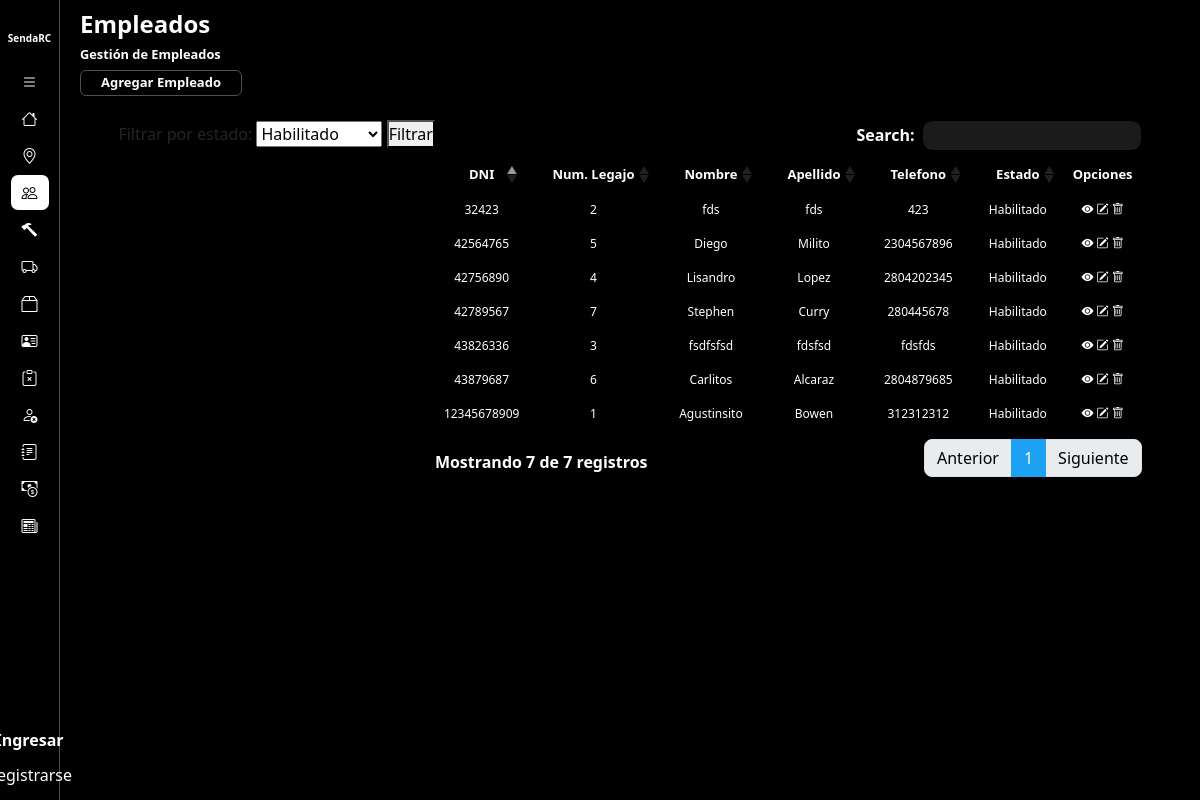
Page /gestionEmpleado/ on the committed database.
### core/models.py (models this page shows, shortened)
class Empleado(models.Model):
    numDNI = models.CharField(unique=True,max_length=10)
    nombre = models.CharField(max_length=50)
    apellido = models.CharField(max_length=50)
    telefono = models.CharField(max_length=10)
    email = models.EmailField(max_length=254)
    sueldo = models.IntegerField()
    localidad = models.ForeignKey(Localidad, on_delete=models.DO_NOTHING)
    activo = models.BooleanField(default=True)
    sueldo_basico = 58000
    objects = EmpleadoManager()
    habilitados = EmpleadoManager(True)
    deshabilitados = EmpleadoManager(False)
    def getEstado(self):
        if self.activo == True:
            return "Habilitado"
        else:
            return "Deshabilitado"

### core/views.py (the view)
# urls.py: path('gestionEmpleado/', gestionEmpleado.as_view(), name = 'gestionEmpleado'),
class gestionEmpleado(ListView):
    model = Empleado
    template_name = 'empleado/gestionEmpleados.html'
    context_object_name = 'empleados'
    def get_context_data(self, **kwargs):
        context = super().get_context_data(**kwargs)
        context['estados'] = ['Habilitado', 'Deshabilitado', 'Todos']
        estado = self.request.GET.get('estado', '')
        if estado == 'Habilitado' or not estado:
            context['empleados'] = Empleado.habilitados.all()
        elif estado == 'Deshabilitado':
            context['empleados'] = Empleado.deshabilitados.all()
        elif estado == 'Todos':
            context['empleados'] = Empleado.objects.all()
        return context

### core/models.py (called while the page is built)
    def get_queryset(self):
        qs = super().get_queryset()
        return qs.filter(activo=self.habilitado) if self.habilitado is not None else qs

### core/templates/empleado/gestionEmpleados.html (shortened to what this page needs)
{% extends 'layouts/baseGestion.html' %}
{% load static %}
{% block extracss %}{{block.super}}
<link href="{% static 'css/baseGestion.css' %}" rel="stylesheet" />
{% endblock %}
{% block title%}
    <h1>Empleados</h1>
    <h2>Gestión de Empleados</h2>
    <a href="{% url 'altaEmpleado' %}" class="btn-agregarEntidad">Agregar Empleado</a>
{% endblock %}
{% block listado%}
<form method="GET" action="{% url 'gestionEmpleado' %}">
    <label for="estado">Filtrar por estado:</label>
    <select name="estado" id="estado">
        {% for option in estados %}
            <option value="{{ option }}" {% if option == request.GET.estado %} selected {% endif %}>{{ option }}</option>
        {% endfor %}
    </select>
    <button type="submit">Filtrar</button>
</form>
<table class="table table-striped table-dark">
    <thead>
        <tr>
            <th scope="col">DNI</th>
            <th scope="col">Num. Legajo</th>
            <th scope="col">Nombre</th>
            <th scope="col">Apellido</th>
            <th scope="col">Telefono</th>
            <th scope="col">Estado</th>
            <th scope="col">Opciones</th>
        </tr>
    </thead>
    <tbody>
        {% for empleado in empleados %}
            <tr class="fila-tabla">
                <td scope="row">{{ empleado.numDNI }}</td>
                <td scope="row">{{ empleado.pk }}</td>
                <td scope="row">{{ empleado.nombre }}</td>
                <td scope="row">{{ empleado.apellido }}</td>
                <td scope="row">{{ empleado.telefono }}</td>
                <td scope="row">{{ empleado.getEstado }}</td>
                <td scope="row">
                    <button href="#" class="opcion" type="button" data-bs-toggle="offcanvas" data-bs-target="#offcanvasExample" aria-controls="offcanvasExample"><i class="bi bi-eye-fill"></i></button>
                    <a href="{% url 'modificarEmpleado' empleado.pk %}" class="opcion"><i class="bi bi-pencil-square"></i></i></a>
                    <button href="#" class="opcion"><i class="bi bi-trash"></i></button>
                </td>
            </tr>
        {% endfor %}
    </tbody>
</table>
{% endblock %}

### static/css/base.css (style rules this page uses)
* { margin: 0; padding: 0; box-sizing: border-box; }
body { background-color: #000; }

### static/css/baseGestion.css (style rules this page uses)
.seccion-cabecera > h1 { font-size: 1.5rem; font-weight: 700; }
.seccion-cabecera > h2 { font-size: 0.8rem; font-weight: 700; }
.table>tbody>tr:nth-child(odd)>td, .table>thead>tr:nth-child(odd)>th { background-color: #000; }
.table>tbody>tr:nth-child(even)>td, .table>tbody>tr:nth-child(even)>th { background-color: #000; }
.table.dataTable thead th { text-align: center; }
.table.dataTable tbody td { text-align: center; }
.table thead { font-size: 13px; }
.table tbody { font-size: 12px; }
.seccion-cabecera > a { color: #FFF; font-size: 13px; border-radius: 6px; text-decoration: none; font-weight: 700; border: 1px solid #505050; padding-inline: 20px; padding-block: 2px; background-color: #000; transition: background-color 0.1s ease-in-out; }
.opcion { background: none; border: none; color: #fff; }

### rows in the picture
Empleado: numDNI "12345678909", pk "1", nombre "Agustinsito", apellido "Bowen", telefono "312312312", getEstado "Habilitado"
Empleado: numDNI "32423", pk "2", nombre "fds", apellido "fds", telefono "423", getEstado "Habilitado"
Empleado: numDNI "43826336", pk "3", nombre "fsdfsfsd", apellido "fdsfsd", telefono "fdsfds", getEstado "Habilitado"
Empleado: numDNI "42756890", pk "4", nombre "Lisandro", apellido "Lopez", telefono "2804202345", getEstado "Habilitado"
Empleado: numDNI "42564765", pk "5", nombre "Diego", apellido "Milito", telefono "2304567896", getEstado "Habilitado"
Empleado: numDNI "43879687", pk "6", nombre "Carlitos", apellido "Alcaraz", telefono "2804879685", getEstado "Habilitado"
Empleado: numDNI "42789567", pk "7", nombre "Stephen", apellido "Curry", telefono "280445678", getEstado "Habilitado"

### other values in the picture
form field estado "Habilitado"
